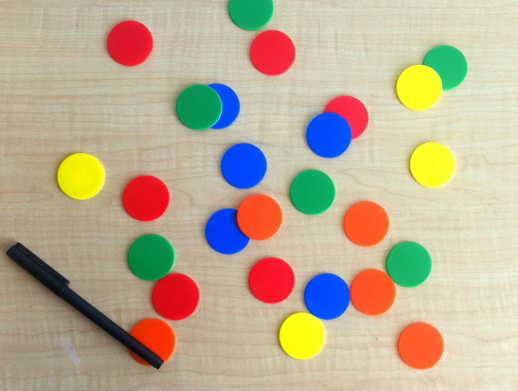
#> input picture images/coloredChips.png, 518 x 391 px
$ python paralelization.py
#> lines starting #> are read from the running program, lines starting #| are printed output that depends on the picture; long printed decimals are rounded
### ESakCipher.py
import numpy as np
from Basic_functions.main_func import *
from Basic_functions.Gauss_Jordan import Gauss_Jordan

def GenG(p):
    """
    Generates index and number list of the mapping function
    Input:
        p - group order
    Output:
        numbers - list of generated numbers
    """
    q = (p-1)//2
    index = 3
    while (mod_exp(index,q,p) != 1 or np.mod(mod_exp(index,1,p) * mod_exp(index,2,p),q) == mod_exp(index,2,p)):
        index = index + 1
    numbers = []
    for i in range(1,q+1):
        numbers.append(mod_exp(index,i,p))
    return numbers


def Gmap(index, mat):
    """
    Maps matrix elements using function f
    Input:
        index - list of indices for mapping
        mat - Matrix which is going to be mapped
    Output:
        M - mapped matrix
    """
    try:
        m = len(mat)
    except:
        m = 1
    M = np.zeros(m)
    fm = np.vectorize(lambda x: index[x])
    M=fm(mat)
    return M.astype('int64')

def imap(ind, num):
    """
    Performs an inverse mapping F^{-1}
    Input:
        ind - list of indices for mapping
        num - Matrix which is going to be mapped
    Output:
        M - mapped matrix
    """
    try:
        m = len(num)
    except:
        m = 1
        return ind.index(num)
    M = np.zeros([m,m])
    for i in range(m):
        for j in range(m):
            found = ind.index(num[i,j])
            M[i,j] = found
    return M.astype('int64')

# [44 lines left out: functions ESakCipher, ESakDecryption, not called in this run]

def Gen_parameters(m, p):
    """
    Parameters generation
    Inputs:
        m - matrix order
        p - group order
    Output:
        q - part of strong prime p = 2*q+1
        G - List of indices for mapping
        X - private key
        Y - private key
        Z - private key
    """
    q = (p-1)/2
    G = GenG(p)
    X = np.random.randint(0,q,size=(m,m))
    Y = np.random.randint(1,q,size=(m,m))
    Z = np.random.randint(0,q,size=(m,m))
    YY = Gauss_Jordan(Y,q)
    while(np.mod(np.linalg.det(Y),q)==0 or (np.mod(np.matmul(Y,YY),q) == np.eye(m)).sum() != m*m):
        Y = np.random.randint(1,q,size=(m,m))
        YY = Gauss_Jordan(Y,q)
    return q, G, X, Y, Z

### Basic_functions/Gauss_Jordan.py
import numpy as np

def Gauss_Jordan(Am,p):
    """
    Find an inverse of a matrix by applying Gauss-Jordan method
    Input:
        Am - Matrix which inverse we want to find
        p - prime number of a groupd matrix is defined of
    Output:
        Inverse matrix, or empty list if inverse matrix is non existing
    """
    A = Am.copy()
    n = len(A)
    B = np.eye(n). astype('int32')
    tikr = 1
    for i in range(n):
        A,B,tikr = In(A,B,i,n,p,tikr)
        if(not(tikr)):
            B = []
            print('Inverse matrix does not exist!')
            break
    if(tikr):
        if(A[n-1,n-1]<0):
            A = Sign(A,n,p,n-1)
            B = Sign(B,n,p,n-1)
        if(A[n-1,n-1]!= 1):
            if(np.mod(A[n-1,n-1],p)==0):
                tikr = 0
            else:
                A,B,tikr = Division(A, A[n-1,n-1],n,p,n-1,tikr,B)
        if(tikr):
            for i in reversed(range(n)):
                A,B = Out(A,B,i,n,p)
    return B


def Out(A,B,a,n,p):
    """
    Second step of Gauss-Jordan method making top right zeroes triange
    Input:
        A - Initial matrix
        B - matrix helper, later inverse matrix
        a - index of diagonal elements
        n - matrix order
        p - group order
    Output:
        A - modified matrix, at the end identitiy matrix
        B - modified matrix, at the end inverse matrix
    """
    for i in reversed(range(a)):
        mult = p-np.mod(A[i,a],p)
        for j in range(n):
            A[i,j] = np.mod(A[i,j]+mult*A[a,j],p)
            B[i,j] = np.mod(B[i,j]+mult*B[a,j],p)
    return A,B

def Change(A,n,a,pab,p):
    """
    Add bottom row to the top if element [a,a] is zero
    Input:
        A - Initial matrix
        n - matrix order
        a - index of [a,a] element
        pab - non-zero element row index
        p - hroup order
    Output:
        A - modified matrix
    """
    for j in range(n):
        A[a,j] = np.mod(A[a,j]+A[pab,j],p)
    return A

def Search(n, A,a):
    """
    Searching for non-zero element in a column and returning index
    Input:
        n - matrix order
        A - Initial matrix
        a - index of a column
    Output:
        index of a row with non-zero element
    """
    for i in range(a,n):
        if(np.mod(A[i,a],2)!= 0):
            return i
    return -1

def extended_euclid_gcd(a, b):
    """
    Returns a list `result` of size 3 where:
    Referring to the equation ax + by = gcd(a, b)
        result[0] is gcd(a, b)
        result[1] is x
        result[2] is y
    """
    s = 0; old_s = 1
    t = 1; old_t = 0
    r = b; old_r = a
    while r != 0:
        quotient = old_r//r
        old_r, r = r, old_r - quotient*r
        old_s, s = s, old_s - quotient*s
        old_t, t = t, old_t - quotient*t
    return [old_r, old_s, old_t]

def Division(A,el,n,p,i,tikr,B):
    """
    Dividing row elements by a specific number (multiplied by an inverse)
    Input:
        A - Initial matrix which  we want to change
        el - element which inverse we are looking for
        n - matrix order
        p - order of a group
        i - row index
        tikr - boolean allowing to tell if we can find inverse matrix or not
        B - identity matrix at first (changing after each step)
    """
    d,x,_ = extended_euclid_gcd(el, p)
    if(d and tikr):
        sk = np.mod(x,p)
        for j in range(n):
            A[i,j] = np.mod(A[i,j]*sk,p)
            B[i,j] = np.mod(B[i,j]*sk,p)
    else:
        tikr = 0
    return A, B, tikr

# [14 lines left out: function Sign, not called in this run]

def In(A,B,a,n,p,tikr):
    """
    Gauss-Jordan going down step, making bottom zeroes triangle
    Input:
        A - Matrix which inverse we want to find
        B - identity matrix at first (changing after each step)
        a - index for main diagonal
        n - matrix order
        p - order of the group
        tikr - boolean allowing to tell if we can find inverse matrix or not
    Output:
        A - modified initial matrix
        B - modified initial matrix
        tikr - boolean allowing to tell if we can find inverse matrix or not
    """
    if(tikr):
        if(A[a,a]<0):
            A = Sign(A,n,p,a)
            B = Sign(B,n,p,a)
        if(tikr):
            if(np.mod(A[a,a],2)==0):
                s = Search(n,A,a)
                if(s < 0):
                    A,B, tikr = Division(A, A[a,a], n, p, a, tikr, B)
                    return A,B, tikr
                if(p != -1):
                    A = Change(A, n, a, s, p)
                    B = Change(B, n, a, s, p)
                    if(A[a,a] < 0):
                        A = Sign(A, n, s, a)
                        B = Sign(B, n, s, a)
                    if(A[a,a] != 0 and A[a,a] != 1):
                        A,B,tikr = Division(A, A[a,a],n,p,a,tikr,B)
                else:
                    tikr = 0
            if(A[a,a] != 0 and A[a,a] != 1):
                A, B, tikr = Division(A, A[a,a], n, p, a, tikr, B)
            for i in range(a+1,n):
                mult = p-np.mod(A[i,a],p)
                for j in range(n):
                    A[i,j] = np.mod(A[i,j]+mult*A[a,j],p)
                    B[i,j] = np.mod(B[i,j]+mult*B[a,j],p)
    return A,B, tikr


### modes.py
import numpy as np
from ESakCipher import *
from M16 import *


# [94 lines left out: functions E_sak_CBC, E_sak_CTR, merg2mat, spl2mat, not called in this run]

def Form_pic_blocks(m, X1, rgb, nb=8):
    """
    Making block from Picture
    Inputs:
        m - matrix order
        X1 - Initial picture
        rgb - format 1 - grayscale, 3 - rgb
        nb - number of bits
    Output:
        s1 - number of rows
        s2 - number or columns
        M1 - New matrix
    """
    ss = X1.shape
    if(ss[0]%m != 0):
        s1 = (ss[0]//m+1)*m
    else:
        s1 = ss[0]//m*m
    if(ss[1]%m != 0):
        s2 = (ss[1]//m+1)*m
    else:
        s2 = ss[1]//m*m
    if(rgb == 3):
        ZZ = np.zeros([s1, s2, rgb])
        ZZ[:ss[0],:ss[1],:] = X1
    else:
        ZZ = np.zeros([s1, s2])
        ZZ[:ss[0],:ss[1]] = X1
    finish = (s1//m)*(s2//m)

    if(finish*rgb%2 != 0 and nb == 16):
        M1 = np.zeros([m,m,finish*rgb+1])
    else:
        M1 = np.zeros([m,m,finish*rgb])
    indx = 0
    for k in range(rgb):
        for i in range(s1//m):
            for j in range(s2//m):
                if(rgb ==3):
                    M1[:,:,indx] = ZZ[i*m:(i+1)*m, j*m:(j+1)*m,k]
                else:
                    M1[:,:,indx] = ZZ[i*m:(i+1)*m, j*m:(j+1)*m]
                indx += 1
    if(nb==16):
        if(indx%2 != 0):
            if(rgb ==3):
                M1[:,:,indx] = np.zeros([m,m,1])
            else:
                M1[:,:,indx] = np.zeros([m,m])
            indx += 1
        MM = np.zeros([m,m,(indx)//2])
        indx2 = 0
        for i in range(0,indx,2):
            MM[:,:,indx2] = merg2mat(M1[:,:,i],M1[:,:,i+1])
            indx2 += 1
        M1 = MM
    elif(nb==4):
        MM = np.zeros([m,m,(indx+1)*2])
        indx2 = 0
        for i in range(0,indx):
            MM[:,:,indx2],MM[:,:,indx2+1] = spl2mat(M1[:,:,i])
            indx2 += 2
        M1 = MM

    return s1, s2, M1.astype('int32')

# [105 lines left out: functions Form_text_blocks, M16_CTR, M16_CBC, not called in this run]

### Basic_functions/main_func.py
import numpy as np
import math

def mod_exp(g,n,p):
    """
    Modular exponenet function
    Input:
        g - generator
        n - power
        p - group order
    Output:
        r = g^n mod p
    """
    r = 1
    while(n > 0):
        if(np.mod(n,2) != 0):
            r = np.mod(np.multiply(r,g),p)
        n = math.floor(n/2)
        g = np.mod(np.multiply(g,g),p)
    return r

# [41 lines left out: functions matrix_exp_left, matrix_exp_right, not called in this run]

def hadamard_prod(A,B,p):
    """
    Hadamar product
    Input:
        A - first term
        B - second term
        p - group order
    Output:
        Hadamard multiplication result
    """
    return np.mod(np.multiply(A,B),p)

# [51 lines left out: functions mulinv, hadamard_inv, Shifting_bits, not called in this run]

### paralelization.py
from joblib import Parallel, delayed
from joblib import parallel_backend
import numpy as np
import tracemalloc
import timeit
from ESakCipher import *
import matplotlib.pyplot as plt
import pickle
from PIL import Image
from modes import E_sak_CBC as Forward, Form_pic_blocks, Form_text_blocks

def mod_exp(a,b,prime):
    v = a
    vv = a
    if(b == 0 ):
        return 1
    for i in range(b-1):
        v  = (v*vv)%prime

    return v


def mod_exp(a,b,prime):
    """
    Modular exponenet, computation of operation:
    a^b mod p
    Input: base a, power b, modulus prime;
    Output: returns the result of operation above.
    """
    v = a
    vv = a
    if(b == 0 ):
        return 1
    for i in range(b-1):
        v  = (v*vv)%prime

    return v

def f2(w,xi,yi,prime,q, Fm, NX, ii,jj, G):
    """
    Matrix power function for one element.
    Input: platform matrix w, vectors of left and right matrices xi, yi, and prime number prime;
    Output: Returns single element of result matrix.
    """
    rez = 1
    x = xi
    y = yi
    for i in range(len(x)):
        for j in range(len(x)):
            rez = (rez * mod_exp(w[i][j], x[i]*y[j]%(prime-1),prime)) % prime
    return (np.mod(imap(G,np.mod(rez*Fm[ii,jj],prime))+NX[ii,jj],q))

def matrix_exp_right(W,X,p):
    """
    Function allows to raise matrix W by matrix power X from the right side modulo p
    """
    _, n2 = W.shape
    m1, _ = X.shape
    M = np.zeros([n2,m1])
    for i in range(n2):
        for j in range(m1):
            M[i,j] = 1
            for k in range(n2):
                tmp = mod_exp(W[i,k],X[k,j],p)
                M[i,j] = M[i,j]*tmp % p
    return M.astype('int32')

def f_s(W,X,p):
    m2 = len(X)
    M = 1
    for k in range(m2):
        tmp = mod_exp(W[k],X[k],p)
        M = M*tmp % p
    return M


num_cores = 2
T = []
T2 = []
FT = []
FT2 = []
FT3 = []
FMemB = []
FMemB2 = []
k=0
pp2 = 563
q = 281
m = 16
T = []
T2 = []
T3 = []
MemB = []
MemB2 = []
im = Image.open("images/coloredChips.png").convert('L')#Image.open("coloredChips.png")
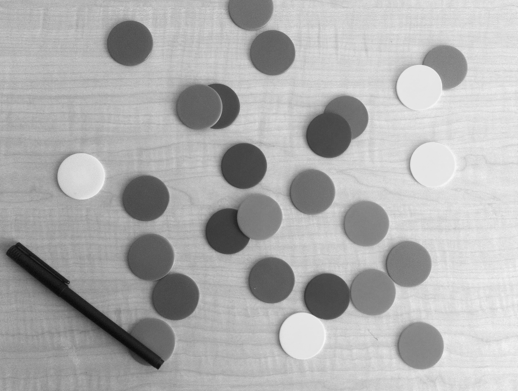
#> im: PIL image 518x391 L; min 10, max 247, mean 174.9
X1 = np.asarray(im)


B = []
_, G, X, Y, Z = Gen_parameters(m,pp2)
#W = Gmap(G,np.mod(np.random.randint(0,q,size=(m,m), dtype='int32')+X,q))
Y = Y.astype('int32')
Fm = Gmap(G,X)
s1, s2, M1 = Form_pic_blocks(m, X1,1)
#> in Form_pic_blocks, `ZZ[:ss[0],:ss[1]] = X1`:
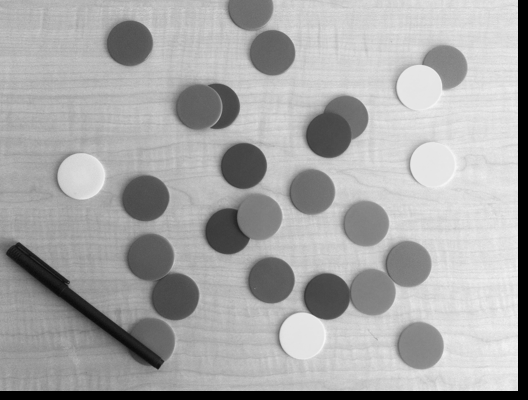
#> ZZ: shape (400, 528) float64; min 0, max 247, mean 167.7
#> after the loop in Form_pic_blocks, `for k in range(rgb):`: indx = 825
#> s1 = 400; s2 = 528
IV = np.zeros([m,m], dtype=int)
Nblocks = 1#M1.shape[2]
CF = np.zeros([m,m,Nblocks+1], dtype='int32')
CF[:,:,0] = IV
B.append(Nblocks)
for k in range(Nblocks):
    print(f"m = {m}, ",round(k/Nblocks*100,2))
    W = Gmap(G,np.mod(CF[:,:,k]+M1[:,:,k],q))
    start_time = timeit.default_timer()
    with parallel_backend('threading', n_jobs=num_cores):
        bufferT = Parallel(verbose = 10)(delayed(f_s)(W[:,w],Y[x,:],pp2) for x in range(m) for w in range(m))
    W2= np.array(bufferT).reshape([m,m])
    with parallel_backend('threading', n_jobs=num_cores):
        bufferT = Parallel()(delayed(f_s)(W2[w,:],Y[:,x],pp2) for x in range(m) for w in range(m))
    W2 = np.array(bufferT).reshape([m,m])
    C2 = hadamard_prod(Fm, W2,pp2)
    T.append(timeit.default_timer()-start_time)
    CF[:,:,k+1] = np.mod(imap(G, C2)+X,q).astype('int32')
    start_time = timeit.default_timer()
    N = Parallel(n_jobs=1)(delayed(f_s)(W[w,:],Y[:,x],pp2) for x in range(m) for w in range(m))
    W = np.array(bufferT).reshape([m,m])
    N2 = Parallel(n_jobs=1)(delayed(f_s)(W[w,:],Y[:,x],pp2) for x in range(m) for w in range(m))
    W = np.array(bufferT).reshape([m,m])
    C2 = hadamard_prod(Fm, W,pp2)
    T2.append(timeit.default_timer()-start_time)
    start_time = timeit.default_timer()
    N = [f_s(W[w,:],Y[:,x],pp2) for x in range(m) for w in range(m)]
    W = np.array(bufferT).reshape([m,m])
    N2 = [f_s(W[w,:],Y[:,x],pp2) for x in range(m) for w in range(m)]
    W = np.array(bufferT).reshape([m,m])
    C2 = hadamard_prod(Fm, W,pp2)
    T3.append(timeit.default_timer()-start_time)
#> this loop made 1 pass
FT.append(np.sum(T))
FT2.append(np.sum(T2))
FT3.append(np.sum(T3))

print(B)
print(FT)
#| [0.794]
print(FT2)
#| [0.8165]
print(FT3)
#| [0.8066]
"""for m in range(4,5):
    _, G, X, Y, Z = Gen_parameters(m,pp2)
    #W = Gmap(G,np.mod(np.random.randint(0,q,size=(m,m), dtype='int32')+X,q))
    Y = Y.astype('int32')
    Fm = Gmap(G,X)
    s1, s2, M1 = Form_pic_blocks(m, X1,1)
    IV = np.zeros([m,m], dtype=int)
    Nblocks = M1.shape[2]
    CF = np.zeros([m,m,Nblocks+1], dtype='int32')
    CF[:,:,0] = IV
    B.append(Nblocks)
    for k in range(Nblocks):
        print(f"m = {m}, ",round(k/Nblocks*100,2))
        W = Gmap(G,np.mod(CF[:,:,k]+M1[:,:,k],q))
        start_time = timeit.default_timer()
        with parallel_backend('loky', n_jobs=num_cores):
            #bufferT = Parallel()(delayed(f2)(W,p,pp,pp2,q, Fm, X, ind1, ind2, G) for ind1, p in enumerate(Y) for ind2, pp in enumerate(Y.transpose()))
            bufferT = Parallel(delayed(f_left(W,X,pp2)))
        T.append(timeit.default_timer()-start_time)
        start_time = timeit.default_timer()
        N = [f2(W,p,pp,pp2,q, Fm, X, ind1, ind2, G) for ind1, p in enumerate(Y) for ind2, pp in enumerate(Y.transpose())]
        T2.append(timeit.default_timer()-start_time)
        CF[:,:,k+1] = np.array(bufferT).reshape([m,m])
    FT.append(np.sum(T))
    FT2.append(np.sum(T2))

print(B)
print(FT)
print(FT2)

file = open(f'res/CBC_ptimes_12c', 'wb')
pickle.dump([B, FT, FT2], file)
file.close()
"""
"""plt.plot(range(2,12),FT)
plt.plot(range(2,12),FT2)
plt.show()"""

"""
4x4: paralel - 0.063332299843 s/block (806.8535001650453 total)
4x4: normal - 0.069820216491365 s/block (889.5095581016503 total)

"""

""""
_, G, X, Y, Z = Gen_parameters(m,pp2)
    #W = Gmap(G,np.mod(np.random.randint(0,q,size=(m,m), dtype='int32')+X,q))
    Y = Y.astype('int32')
    Fm = Gmap(G,X)
    s1, s2, M1 = Form_pic_blocks(m, X1,1)
    IV = np.zeros([m,m], dtype=int)
    Nblocks = M1.shape[2]
    CF = np.zeros([m,m,Nblocks+1], dtype='int32')
    CF[:,:,0] = IV
    B.append(Nblocks)
    for k in range(Nblocks):
        print(f"m = {m}, ",round(k/Nblocks*100,2))
        W = Gmap(G,np.mod(CF[:,:,k]+M1[:,:,k],q))
        start_time = timeit.default_timer()
        with parallel_backend('loky', n_jobs=num_cores):
            bufferT = Parallel()(delayed(f2)(W,p,pp,pp2,q, Fm, X, ind1, ind2, G) for ind1, p in enumerate(Y) for ind2, pp in enumerate(Y.transpose()))
        T.append(timeit.default_timer()-start_time)
        start_time = timeit.default_timer()
        N = [f2(W,p,pp,pp2,q, Fm, X, ind1, ind2, G) for ind1, p in enumerate(Y) for ind2, pp in enumerate(Y.transpose())]
        T2.append(timeit.default_timer()-start_time)
        CF[:,:,k+1] = np.array(bufferT).reshape([m,m])
    FT.append(np.sum(T))
    FT2.append(np.sum(T2))
"""
